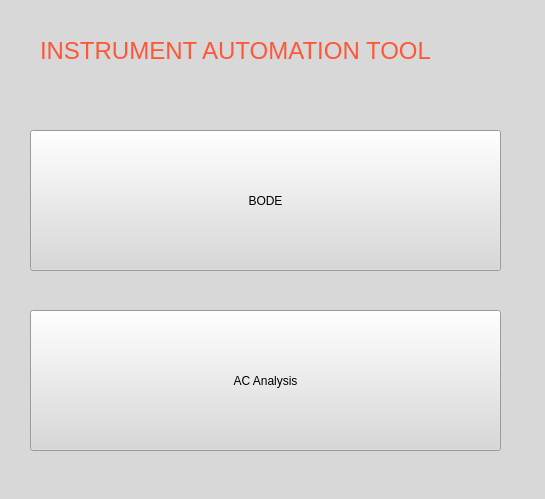
<?xml version="1.0" encoding="UTF-8"?>
<ui version="4.0">
 <class>MainWindow</class>
 <widget class="QMainWindow" name="MainWindow">
  <property name="geometry">
   <rect>
    <x>0</x>
    <y>0</y>
    <width>545</width>
    <height>499</height>
   </rect>
  </property>
  <property name="windowTitle">
   <string>MainWindow</string>
  </property>
  <property name="styleSheet">
   <string notr="true">background-color: rgb(216, 216, 216);</string>
  </property>
  <widget class="QWidget" name="centralwidget">
   <widget class="QPushButton" name="bodeButton">
    <property name="geometry">
     <rect>
      <x>30</x>
      <y>130</y>
      <width>471</width>
      <height>141</height>
     </rect>
    </property>
    <property name="text">
     <string>BODE</string>
    </property>
   </widget>
   <widget class="QPushButton" name="acAnalysisButton">
    <property name="geometry">
     <rect>
      <x>30</x>
      <y>310</y>
      <width>471</width>
      <height>141</height>
     </rect>
    </property>
    <property name="text">
     <string>AC Analysis</string>
    </property>
   </widget>
   <widget class="QLabel" name="label">
    <property name="geometry">
     <rect>
      <x>40</x>
      <y>20</y>
      <width>491</width>
      <height>61</height>
     </rect>
    </property>
    <property name="font">
     <font>
      <family>MS Shell Dlg 2</family>
      <pointsize>18</pointsize>
      <weight>9</weight>
      <italic>false</italic>
      <bold>false</bold>
     </font>
    </property>
    <property name="styleSheet">
     <string notr="true">font: 75 18pt &quot;MS Shell Dlg 2&quot;;
color: rgb(255, 86, 56);</string>
    </property>
    <property name="text">
     <string>INSTRUMENT AUTOMATION TOOL</string>
    </property>
   </widget>
  </widget>
  <widget class="QStatusBar" name="statusbar"/>
 </widget>
 <resources/>
 <connections/>
</ui>
